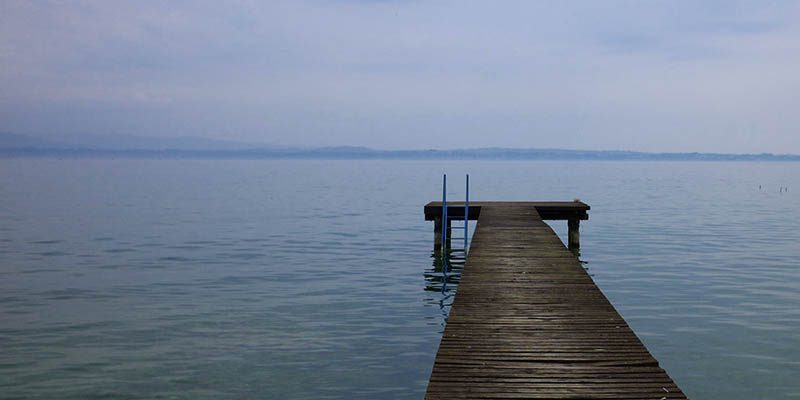
#> input picture img.jpg, 800 x 400 px
$ python main.py
#> lines starting #> are read from the running program, lines starting #| are printed output that depends on the picture; after the words box and inside, x2 and y2 are one past the last pixel; in counts of white or black regions, pixels touching at a corner belong together

import cv2


image = cv2.imread('img.jpg')
#> image is the input picture: shape (400, 800, 3); mean B, G, R 149.9, 130.5, 117.5


cv2.imshow('Original_Image', image)


b, g, r = cv2.split(image)
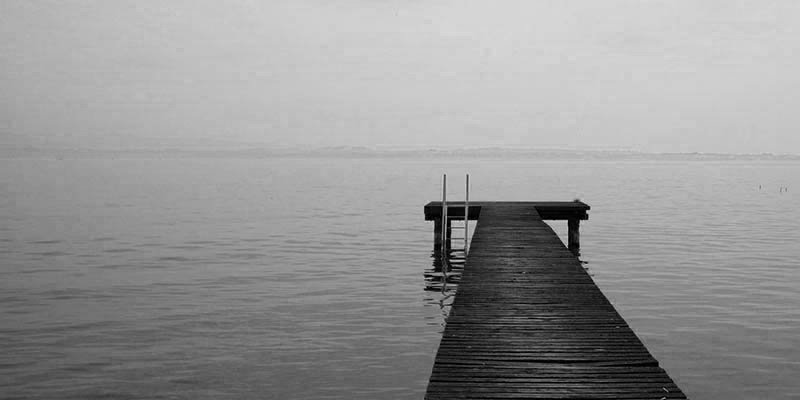
#> b: shape (400, 800); min 0, max 217, mean 149.9
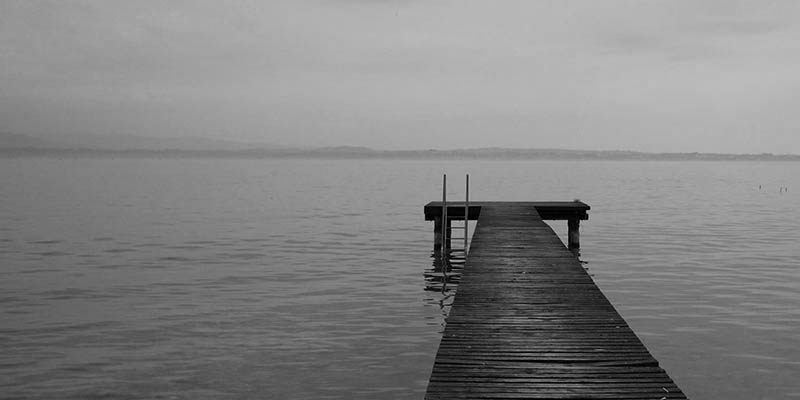
#> g: shape (400, 800); min 0, max 188, mean 130.5
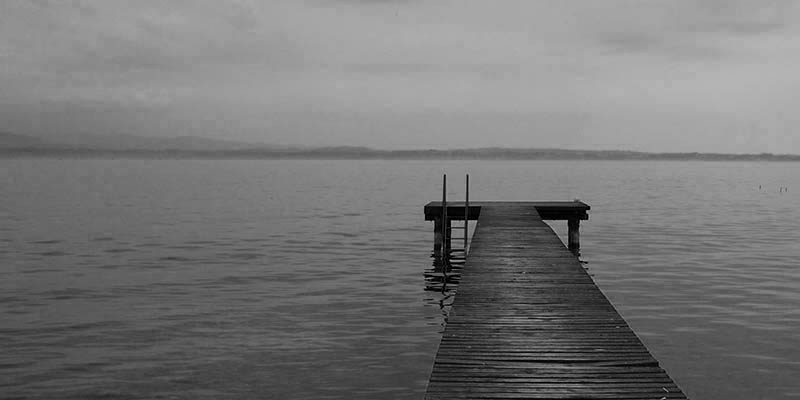
#> r: shape (400, 800); min 0, max 181, mean 117.5

cv2.imshow("Model Blue Image", b)


cv2.imshow("Model Green Image", g)

cv2.imshow("Model Red Image", r)
print("Press any key to continue")
cv2.waitKey(0)


px = image[100,100]
#> px = [178, 147, 138]
print("Original version of pixel values")
print(px)
#| [178 147 138]

image[100,100] = [178 ,147 ,255]
#> image: shape (400, 800, 3); under 0.01% of pixels changed, all inside (x1, y1, x2, y2) = (100, 100, 101, 101)
print("Modified version of pixel values")
print(image[100,100])
#| [178 147 255]

cv2.imshow('Modified_Image', image)


image = cv2.merge((b,g,r))

cv2.imshow("Modified_Image",image)
print("Press any key to continue")
cv2.waitKey(0)
